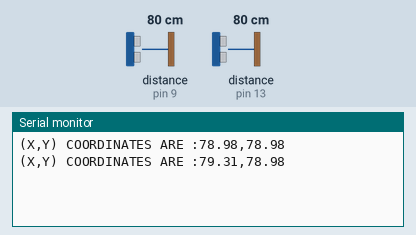
Simulated run of this sketch. Board: Arduino Uno, built with avr-gcc and run on an emulated ATmega328P. Shown: the last lines printed to the serial monitor. Wiring (inferred from the names in the program): 2 × ultrasonic range finder: trigger pin 8, echo pin 9 / trigger pin 12, echo pin 13. The inputs (shaded band) are chosen by the test bench; at power-on: distance to the obstacle (sensors on pin 9, pin 13) 80 cm. The echo pulse lasts 58.3 µs per cm.

Above: at 3.8 s.
3.9 s: distance to the obstacle (sensor on pin 9) set to 2 cm
At 7.1 s:
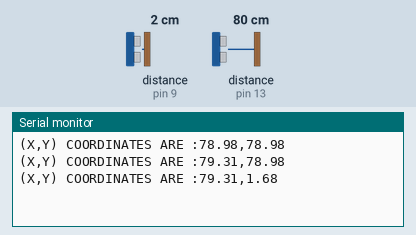
7.8 s: distance to the obstacle (sensor on pin 13) set to 2 cm
At 9.5 s:
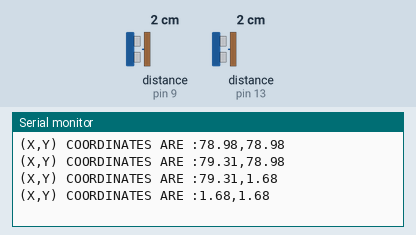
11.7 s: distance to the obstacle (sensor on pin 9) set to 4 cm
At 13.1 s:
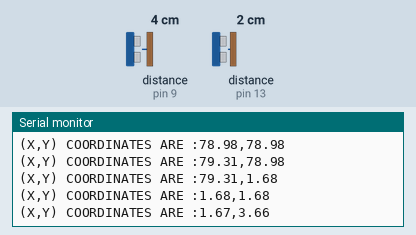
15.6 s: distance to the obstacle (sensor on pin 13) set to 4 cm
At 19.0 s:
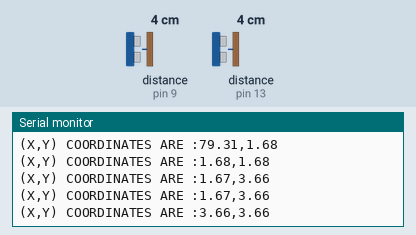
Timing chart, 0 to 20.5 s (numbered marks = the images above; inputs shaded):
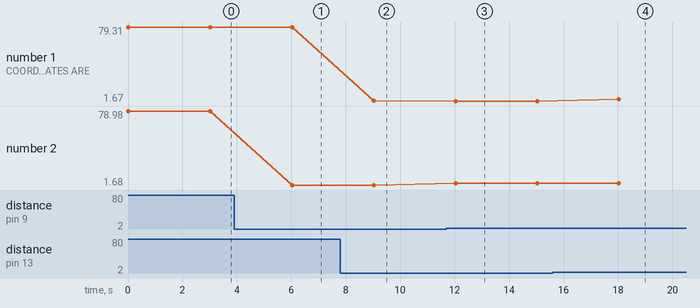

The sketch:

celastiline2.ino
```cpp
const int trigpin1=12;
const int echopin1=13;

long duration1,duration2;
float distance1,distance2;

const int trigpin2=8;
const int echopin2=9;
int v1 = A0;
int g1 = A1;

void setup() {

pinMode(trigpin1,OUTPUT);
pinMode(echopin1,INPUT);

pinMode(trigpin2,OUTPUT);
pinMode(echopin2,INPUT);
Serial.begin(9600);
  digitalWrite(g1, 0);
  digitalWrite(v1, 1);

  // put your setup code here, to run once:

}

void loop() {
  // put your main code here, to run repeatedly:
int cm;
digitalWrite(trigpin1,LOW);

delayMicroseconds(2);

digitalWrite(trigpin1,HIGH);
delayMicroseconds(10);
digitalWrite(trigpin1,LOW);

duration1=pulseIn(echopin1,HIGH);

// calculating distance1
distance1=duration1*0.034/2;


digitalWrite(trigpin2,LOW);

delayMicroseconds(2);

digitalWrite(trigpin2,HIGH);
delayMicroseconds(10);
digitalWrite(trigpin2,LOW);

duration2=pulseIn(echopin2,HIGH);

// calculating distance2
distance2=duration2*0.034/2;


Serial.print("(X,Y) COORDINATES ARE :");
Serial.print(distance1);
Serial.print(",");
Serial.println(distance2);

delay(3000);


}
```

Measured:
- after the input at 3.9 s, the serial monitor: prints a new line after 2.1 s (image 1)
- after the input at 7.8 s, the serial monitor: prints a new line after 1.2 s (image 2)
- after the input at 11.7 s, the serial monitor: prints a new line after 0.33 s (image 3)
- after the input at 15.6 s, the serial monitor: prints a new line after 2.4 s (image 4)
- plotted number 2: 78.98 → 1.68 after the input at 3.9 s, 1.68 → 3.66 after the input at 11.7 s
